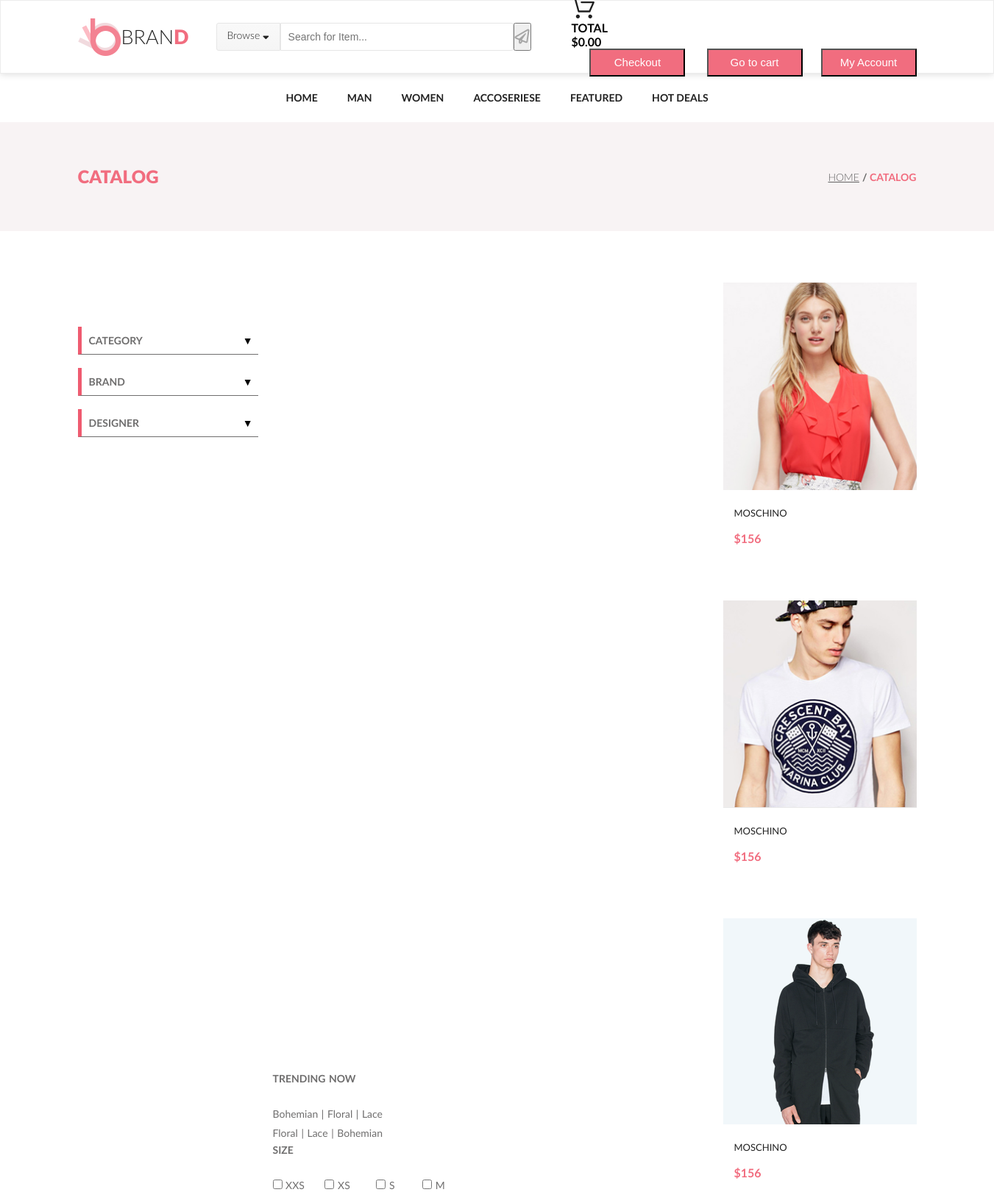
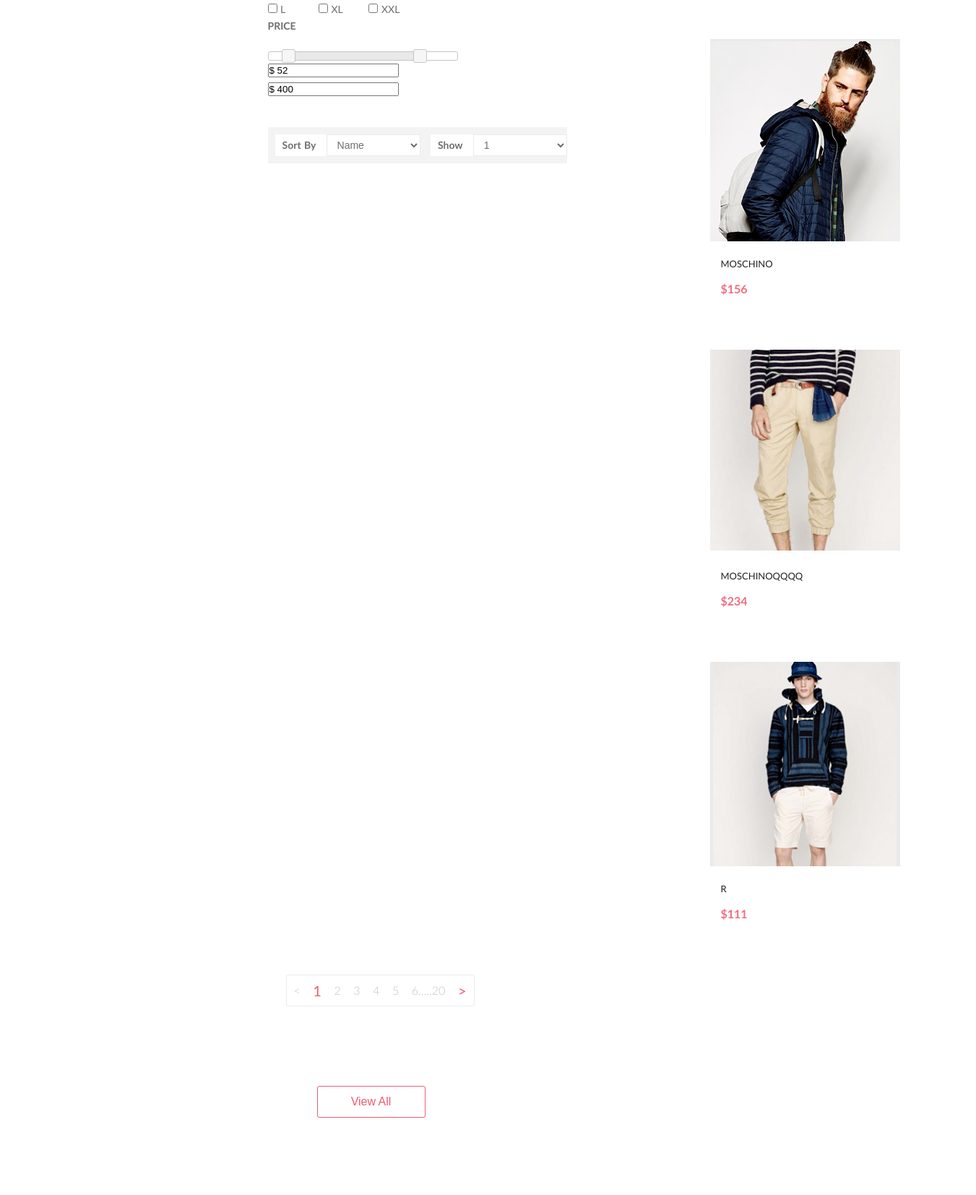
Screenshot of /catalog.php (upper part) with the database file from the repository (2 pictures, top to bottom).
### tables this page shows
CREATE TABLE `goods` (
  `id` int(11) NOT NULL,
  `photo` varchar(20) NOT NULL,
  `collection` varchar(20) NOT NULL,
  `name` varchar(50) NOT NULL,
  `description` text NOT NULL,
  `material` varchar(50) NOT NULL,
  `designer` varchar(50) NOT NULL,
  `price` float NOT NULL
);

### catalog.php (the view, shortened to what this page needs)
<?php
include "php/db.php";
$conn = mysqli_connect($host, $user, $pass, $db);
$sql = "select * from `goods` ";
$res = mysqli_query($conn, $sql);
$mainDiv = "<div class='catalog-items'>";
while ($row = mysqli_fetch_assoc($res)) {
    $div = "";
    foreach ($row as $value) {
        $div .= "
        <div class='hover'>
            <a href='product.php?id=$row[id]'>
                <div class='catalog_item'><img src='images/$row[photo]' alt='product image'>
                    <h3>$row[name]</h3>
                    <h4>$$row[price]</h4>
                </div>
            </a>
            <div class='add_flex'>
                <a href='#' class='add' data-id=$row[id]>Add to Cart</a>
            </div>
        </div>
        ";
        break;
    }
    $mainDiv .= $div;
}
$mainDiv .= "</div>";
?>
<!DOCTYPE html>
<html lang="en">
<head>
    <link rel="stylesheet" href="https://use.fontawesome.com/releases/v5.0.13/css/all.css"
>
    <link rel="stylesheet" href="style/style_catalog.css">
    <link rel="stylesheet" href="https://code.jquery.com/ui/1.12.1/themes/base/jquery-ui.css">
</head>
<body>
<header class="header">
    <div class="container header-flex">
        <div class="header-left">
            <a href="index.php" class="link-logo">
                <img src="images/logo.png" alt="logo"><h5>BRAN<span>D</span></h5>
            </a>
            <div class="browse"><a href="#" class="browse_menu">Browse <i class="fas fa-sort-down"></i></a>
            </div>
            <form action="#">
                <input type="text" placeholder="Search for Item...">
                <button type="submit"><i class="far fa-paper-plane"></i></button>
            </form>
        </div>
        <div class="header-right">
            <div class="cart-hover" id="cart-hover">
                <a href="shopping_cart.php"><img src="images/cart.svg" alt="cart"></a>
                <div class="cart-dropdown">
                    <div class="cart-flex">
                        <div class="cart-total">
                            <h4>TOTAL</h4>
                            <h4 id="cart-sum">$0.00</h4>
                        </div>
                        <button type="submit" class="checkout">Checkout</button>
                        <button type="submit" class="to-cart">Go to cart</button>
                    </div>
                </div>
            </div>
            <form action="#">
                <button type="submit" class="account">My Account</button>
            </form>
        </div>
    </div>
</header>
<nav>
    <div class="container">
        <ul class="menu">
            <li><a href="index.php">Home</a></li>
            <li><a href="#">Man</a>
            </li>
            <li><a href="#">Women</a>
            </li>
            <li><a href="#">Accoseriese</a>
            </li>
            <li><a href="#">Featured</a>
            </li>
            <li><a href="#">Hot Deals</a>
            </li>
        </ul>
    </div>
</nav>
<nav>
    <div class="before_main">
        <div class="container before_main_content">
            <h3>catalog</h3>
            <ul class="breadcrumbs">
                <li><a href="index.php" class="up_page">Home</a></li>
                <li class="curr_page">catalog</li>
            </ul>
        </div>
    </div>
</nav>
<div class="container">
    <aside class="spisok">
        <details>
            <summary class="s1">Category</summary>
        </details>
        <details>
            <summary class="s2">BRAND</summary>
        </details>
        <details>
            <summary class="s3">dESIGNER</summary>
        </details>
    </aside>
    <div class="catalog">
        <div class="catalog-filter">
            <div class="catalog_top">
                <h4>Trending now</h4>
                <a href="#">Bohemian</a> | <a href="#">Floral</a> | <a href="#">Lace</a> <br><a href="#">Floral</a>
                | <a
                        href="#">Lace</a> | <a href="#">Bohemian</a>
            </div>
            <div class="catalog_top">
                <h4>Size</h4>
                <form action="#">
                    <label class="XXS"><input type="checkbox"> XXS</label>
                    <label class="XS"><input type="checkbox"> XS</label>
                    <label class="S"><input type="checkbox"> S</label>
                    <label class="M"><input type="checkbox"> M</label><br>
                    <label class="L"><input type="checkbox"> L</label>
                    <label class="XL"><input type="checkbox"> XL</label>
                    <label class="XXL"><input type="checkbox"> XXL</label>
                </form>
            </div>
            <div class="catalog_top">
                <h4>pRICE</h4>
                <div id="slider-range"></div>
                <div class="summ">
                    <input type="text" id="amount-start" readonly title="amount-start">
                    <input type="text" id="amount-end" readonly title="amount-end">
                </div>
            </div>
            <div class="sorting">
                <div class="sorting_text">
                    Sort By
                    <select name="sort_by" class="sort_by" title="sort_by">
                        <option>Name</option>
                    </select>
                </div>
                <div class="sorting_text">
                    Show
                    <select name="sort_by" class="sort_by" title="show quantity">
                        <option>1</option>
                    </select>
                </div>
            </div>
        </div>
        <?= $mainDiv; ?>
        <div class="pages-wrapper">
            <div class="pages">
                <a href="#">&lt; </a>
                <a href="#">1</a>
                <a href="#">2 </a>
                <a href="#">3 </a>
                <a href="#">4 </a>
                <a href="#">5 </a>
                <a href="#">6.....20 </a>
                <a href="#">&gt;</a>
            </div>
            <div class="all">
                <form action="#">
                    <button type="submit">View All</button>
                </form>
            </div>
        </div>
    </div>
</div>
</body>
</html>

### rows the page displays
goods: photo (picture), name "MOSCHINO", price "156"
goods: photo (picture), name "MOSCHINO", price "156"
goods: photo (picture), name "MOSCHINO", price "156"
goods: photo (picture), name "MOSCHINO", price "156"
goods: photo (picture), name "MOSCHINOQQQQ", price "234"
goods: photo (picture), name "R", price "111"
